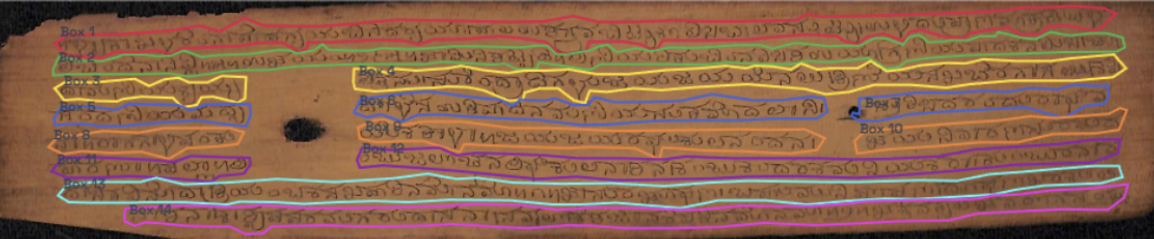
#> input picture palm-leaf-analysis/input/palm_leaf.jpg, 1154 x 239 px
$ python damage_detection.py
#> lines starting #> are read from the running program, lines starting #| are printed output that depends on the picture; after the words box and inside, x2 and y2 are one past the last pixel; in counts of white or black regions, pixels touching at a corner belong together
"""Stage 3: detect visible damage or surface anomalies in the manuscript image."""

from __future__ import annotations

import json
from dataclasses import asdict, dataclass
from pathlib import Path

try:
    import cv2  # type: ignore
except Exception as e:
    raise ImportError(
        "OpenCV (cv2) is required to run this script. Install it with: pip install opencv-python"
    ) from e
try:
    import numpy as np  # type: ignore
except Exception as e:
    raise ImportError(
        "NumPy is required to run this script. Install it with: pip install numpy"
    ) from e


@dataclass
class DamageRegion:
    index: int
    bbox: list[int]
    area_pixels: int
    area_percent: float
    kind: str


def _read_image(path: Path) -> np.ndarray:
    image = cv2.imread(str(path), cv2.IMREAD_COLOR)
#> image is the input picture: shape (239, 1154, 3); mean B, G, R 76.1, 99.4, 138.2
    if image is None:
        raise FileNotFoundError(f"Could not read image: {path}")
    return image


def _build_damage_mask(image: np.ndarray) -> np.ndarray:
    gray = cv2.cvtColor(image, cv2.COLOR_BGR2GRAY)
    hsv = cv2.cvtColor(image, cv2.COLOR_BGR2HSV)
#> hsv: shape (239, 1154, 3); mean H, S, V 31.8, 126.5, 142.3
    saturation = hsv[:, :, 1]
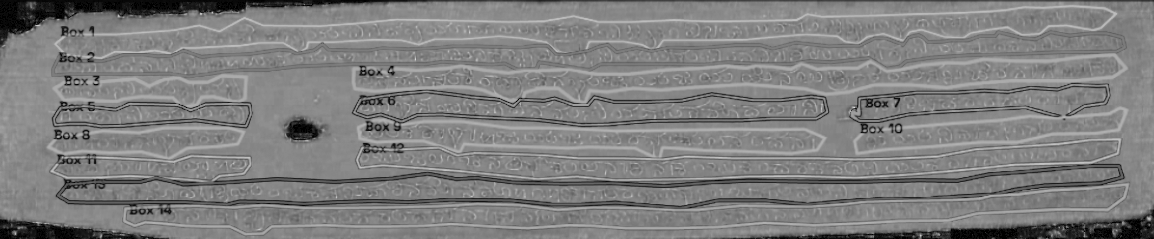
#> saturation: shape (239, 1154); min 0, max 219, mean 126.5

    blurred = cv2.GaussianBlur(gray, (5, 5), 0)
    background = cv2.medianBlur(blurred, 31)
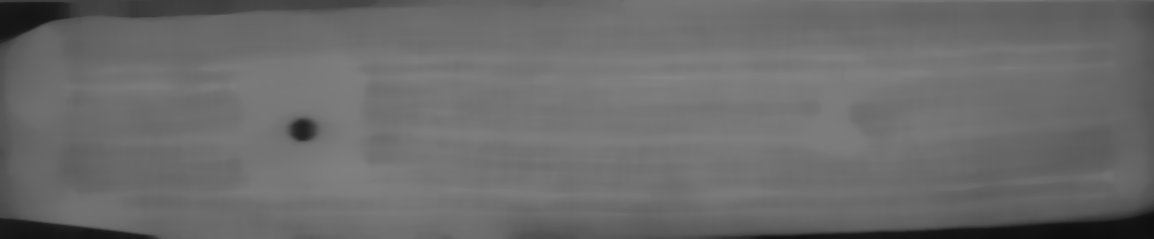
#> background: shape (239, 1154); min 14, max 132, mean 106.5
    diff = cv2.absdiff(blurred, background)
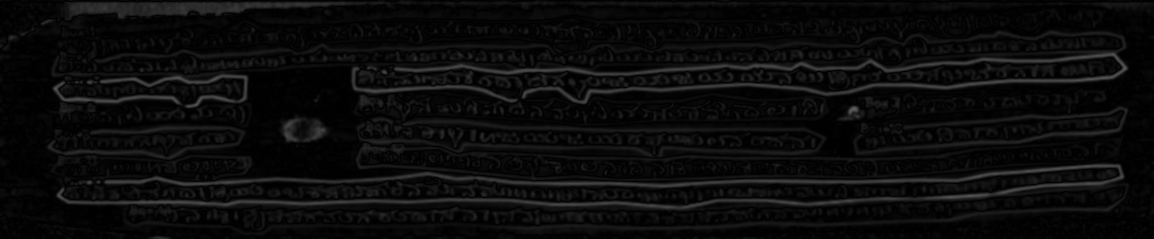
#> diff: shape (239, 1154); min 0, max 95, mean 11.3

    diff_cutoff = max(18, int(np.percentile(diff, 94)))
#> diff_cutoff = 36
    dark_cutoff = int(np.percentile(gray, 7))
#> dark_cutoff = 78
    light_cutoff = int(np.percentile(gray, 97))
#> light_cutoff = 171
    low_sat_cutoff = int(np.percentile(saturation, 45))
#> low_sat_cutoff = 131

    anomaly_mask = (diff > diff_cutoff).astype(np.uint8) * 255
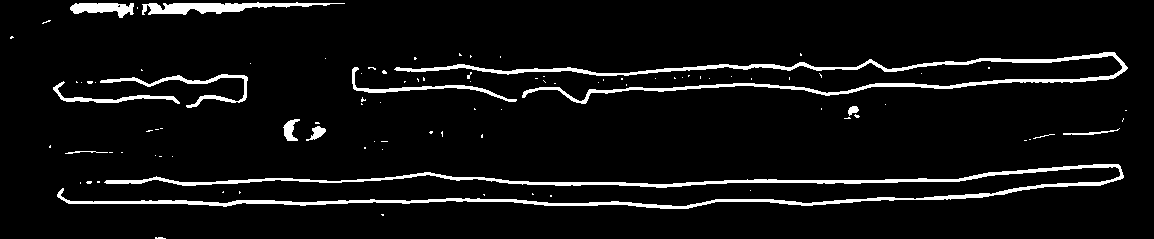
#> anomaly_mask: shape (239, 1154); 5.9% white; 97 white regions (84 under 20 px), largest, box (x1, y1, x2, y2) and area: (57, 164, 1124, 209) 6909, (394, 52, 1128, 104) 4670, (142, 2, 345, 15) 1245
    dark_mask = (gray < dark_cutoff).astype(np.uint8) * 255
#> dark_mask: shape (239, 1154); 6.9% white; 847 white regions (823 under 20 px), largest, box (x1, y1, x2, y2) and area: (634, 190, 1154, 239) 6292, (0, 1, 455, 64) 5863, (0, 213, 171, 239) 2060
    light_mask = ((gray > light_cutoff) & (saturation < low_sat_cutoff)).astype(np.uint8) * 255
#> light_mask: shape (239, 1154); 1.4% white in thin lines or dots, all inside (x1, y1, x2, y2) = (57, 103, 1123, 208)

    mask = cv2.bitwise_or(anomaly_mask, dark_mask)
#> mask: shape (239, 1154); 12% white; 874 white regions (841 under 20 px), largest, box (x1, y1, x2, y2) and area: (57, 164, 1124, 209) 6909, (634, 190, 1154, 239) 6292, (0, 1, 455, 64) 5882
    mask = cv2.bitwise_or(mask, light_mask)
    open_kernel = cv2.getStructuringElement(cv2.MORPH_ELLIPSE, (3, 3))
    close_kernel = cv2.getStructuringElement(cv2.MORPH_ELLIPSE, (9, 7))
    mask = cv2.morphologyEx(mask, cv2.MORPH_OPEN, open_kernel)
#> mask: shape (239, 1154); 10.7% white; 93 white regions (57 under 20 px), largest, box (x1, y1, x2, y2) and area: (684, 194, 1154, 239) 6192, (0, 1, 417, 64) 5816, (477, 164, 1124, 200) 2920
    return cv2.morphologyEx(mask, cv2.MORPH_CLOSE, close_kernel)
#> returned value: shape (239, 1154); 11.1% white; 62 white regions (38 under 20 px)


def _classify_region(gray_crop: np.ndarray, global_gray: np.ndarray) -> str:
    mean_value = float(np.mean(gray_crop))
    if mean_value < float(np.percentile(global_gray, 12)):
        return "dark_stain_or_loss"
    if mean_value > float(np.percentile(global_gray, 88)):
        return "abrasion_or_light_patch"
    return "surface_anomaly"


def detect_damage(
    image_path: str | Path,
    output_dir: str | Path = "output",
    min_area: int = 150,
) -> dict:
    """Detect candidate damage regions and save an annotated map/report."""

    image_path = Path(image_path)
    output_dir = Path(output_dir)
    output_dir.mkdir(parents=True, exist_ok=True)

    image = _read_image(image_path)
    gray = cv2.cvtColor(image, cv2.COLOR_BGR2GRAY)
    mask = _build_damage_mask(image)
    image_area = int(image.shape[0] * image.shape[1])
#> image_area = 275806

    contours, _ = cv2.findContours(mask, cv2.RETR_EXTERNAL, cv2.CHAIN_APPROX_SIMPLE)
#> contours = 62 contours, 43 with area under 20; largest, box (x1, y1, x2, y2) and area: (0, 0, 417, 70) 5853, (670, 194, 1154, 239) 5774, (368, 164, 1124, 200) 2334, (522, 52, 1128, 104) 2250, (0, 188, 171, 239) 2028
    regions: list[DamageRegion] = []
    annotated = image.copy()
    overlay = image.copy()
    overlay[mask > 0] = (0, 0, 255)
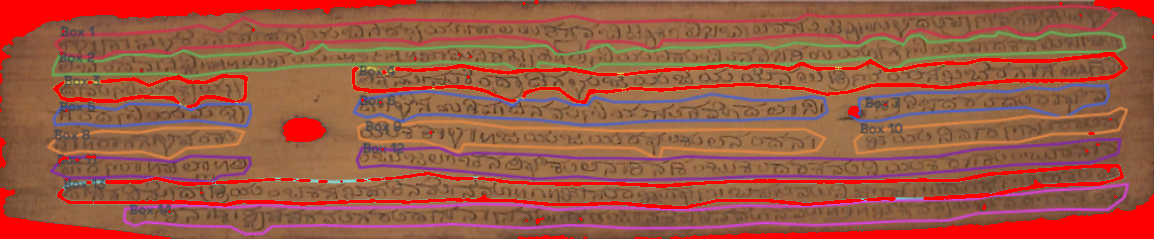
#> overlay: shape (239, 1154, 3); 11.09% of pixels changed, all inside (x1, y1, x2, y2) = (0, 0, 1154, 239)
    annotated = cv2.addWeighted(overlay, 0.25, annotated, 0.75, 0)

    for contour in contours:
        area = int(cv2.contourArea(contour))
        if area < min_area or area > image_area * 0.35:
            continue

        x, y, w, h = cv2.boundingRect(contour)
        crop = gray[y : y + h, x : x + w]
        kind = _classify_region(crop, gray)
        region = DamageRegion(
            index=len(regions) + 1,
            bbox=[int(x), int(y), int(w), int(h)],
            area_pixels=area,
            area_percent=round((area / image_area) * 100.0, 4),
            kind=kind,
        )
        regions.append(region)
        cv2.rectangle(annotated, (x, y), (x + w - 1, y + h - 1), (0, 0, 255), 2)
        cv2.putText(
            annotated,
            str(region.index),
            (x + 4, max(18, y + 18)),
            cv2.FONT_HERSHEY_SIMPLEX,
            0.55,
            (0, 0, 255),
            2,
            cv2.LINE_AA,
        )
#> this loop made 62 passes
#> (area, x, y, w, h, mean_value in _classify_region, kind) on passes 10, 12, 13, 19, 20, 31, 40, 42, 46, 47, 48, 52: (5774, 670, 194, 484, 45, 84.34, 'dark_stain_or_loss'), (1982, 57, 188, 839, 21, 120.6, 'surface_anomaly'), (2028, 0, 188, 171, 51, 87.51, 'surface_anomaly'), (445, 105, 176, 206, 10, 132, 'abrasion_or_light_patch'), (2334, 368, 164, 756, 36, 116.2, 'surface_anomaly'), (775, 283, 117, 43, 25, 50.23, 'dark_stain_or_loss'), (381, 53, 81, 127, 23, 125.9, 'surface_anomaly'), (588, 100, 74, 148, 34, 127.8, 'surface_anomaly'), (442, 352, 67, 165, 35, 125.7, 'surface_anomaly'), (545, 395, 64, 225, 12, 140.2, 'abrasion_or_light_patch'), (535, 621, 62, 217, 14, 139.8, 'abrasion_or_light_patch'), (2250, 522, 52, 606, 52, 124, 'surface_anomaly')
#> area on passes 3, 6, 22, 27, 34: 83, 20, 21, 81, 82
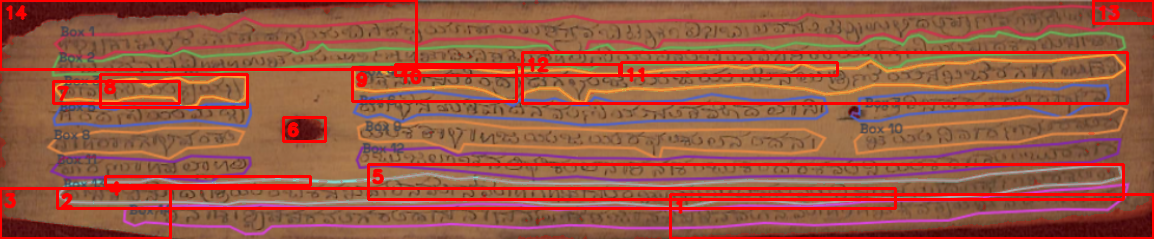
#> annotated: shape (239, 1154, 3); mean B, G, R 66, 86.4, 154.6
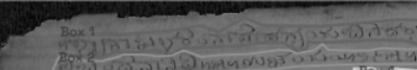
#> crop: shape (70, 417); min 5, max 210, mean 91
#> after the loop, regions = 14 items

    damage_map = output_dir / "damage_map.jpg"
    report_path = output_dir / "damage_report.json"
    cv2.imwrite(str(damage_map), annotated)

    total_area = sum(region.area_pixels for region in regions)
#> total_area = 24507
    report = {
        "source_image": str(image_path),
        "damage_region_count": len(regions),
        "damage_area_pixels": total_area,
        "damage_area_percent": round((total_area / image_area) * 100.0, 4),
        "regions": [asdict(region) for region in regions],
        "artifacts": {"damage_map": str(damage_map)},
    }
    report_path.write_text(json.dumps(report, indent=2, ensure_ascii=False), encoding="utf-8")
    return report


if __name__ == "__main__":
    import argparse

    parser = argparse.ArgumentParser(description="Detect visible damage in a palm-leaf image.")
    parser.add_argument("image", nargs="?", default="input/palm_leaf.jpg")
    parser.add_argument("--output", default="output")
    parser.add_argument("--min-area", type=int, default=150)
    args = parser.parse_args()

    result = detect_damage(args.image, args.output, min_area=args.min_area)
#> result = 6 items
    print(f"Detected {result['damage_region_count']} damage region(s).")
#| Detected 14 damage region(s).
